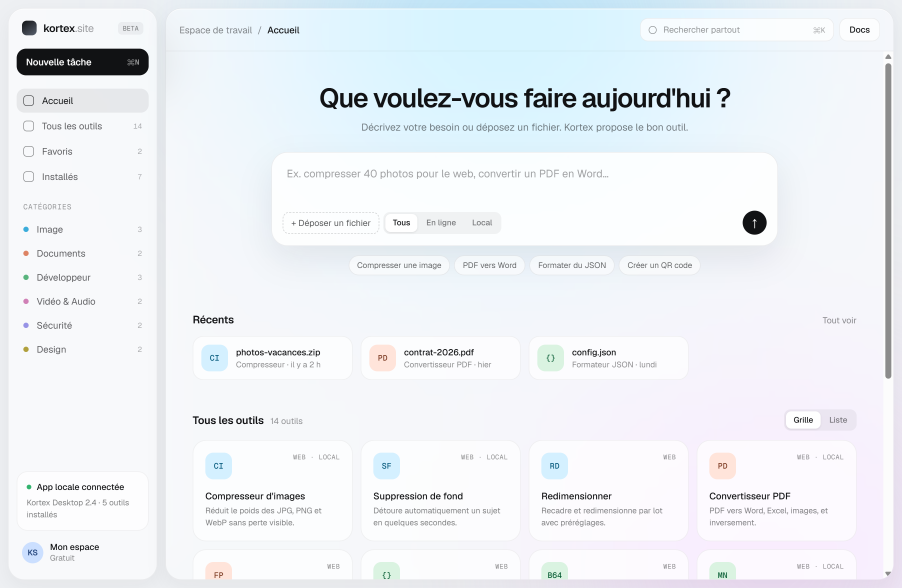
#> input picture docs/reference/workspace-selection.png, 2706 x 1764 px (shown at 1/3 size)
$ python compare-workspace.py
#> lines starting #> are read from the running program, lines starting #| are printed output that depends on the picture; long printed decimals are rounded
"""Read-only pixel analysis. Never edits either image or fabricates a reference."""
import json
import math
import hashlib
import argparse
from pathlib import Path
import numpy as np
from PIL import Image

ROOT = Path(__file__).resolve().parents[1]

def lab(rgb):
    values = [v / 255 for v in rgb]
    r, g, b = [v / 12.92 if v <= .04045 else ((v + .055) / 1.055) ** 2.4 for v in values]
    xyz = [(r * .4124564 + g * .3575761 + b * .1804375) / .95047,
           r * .2126729 + g * .7151522 + b * .0721750,
           (r * .0193339 + g * .1191920 + b * .9503041) / 1.08883]
    x, y, z = [v ** (1 / 3) if v > 216 / 24389 else (24389 / 27 * v + 16) / 116 for v in xyz]
    return (116 * y - 16, 500 * (x - y), 200 * (y - z))

def delta_e(first, second):
    l1, a1, b1 = first
    l2, a2, b2 = second
    c1, c2 = math.hypot(a1, b1), math.hypot(a2, b2)
    mean_c = (c1 + c2) / 2
    g = (1 - math.sqrt(mean_c ** 7 / (mean_c ** 7 + 25 ** 7))) / 2
    ap1, ap2 = (1 + g) * a1, (1 + g) * a2
    cp1, cp2 = math.hypot(ap1, b1), math.hypot(ap2, b2)
    h1, h2 = math.degrees(math.atan2(b1, ap1)) % 360, math.degrees(math.atan2(b2, ap2)) % 360
    dl, dc = l2 - l1, cp2 - cp1
    dh = 0 if cp1 * cp2 == 0 else h2 - h1
    if dh > 180:
        dh -= 360
    elif dh < -180:
        dh += 360
    dh = 2 * math.sqrt(cp1 * cp2) * math.sin(math.radians(dh / 2))
    lm, cm = (l1 + l2) / 2, (cp1 + cp2) / 2
    if cp1 * cp2 == 0:
        hm = h1 + h2
    elif abs(h1 - h2) <= 180:
        hm = (h1 + h2) / 2
    elif h1 + h2 < 360:
        hm = (h1 + h2 + 360) / 2
    else:
        hm = (h1 + h2 - 360) / 2
    cos = lambda angle: math.cos(math.radians(angle))
    t = 1 - .17 * cos(hm - 30) + .24 * cos(2 * hm) + .32 * cos(3 * hm + 6) - .20 * cos(4 * hm - 63)
    sl = 1 + .015 * (lm - 50) ** 2 / math.sqrt(20 + (lm - 50) ** 2)
    sc, sh = 1 + .045 * cm, 1 + .015 * cm * t
    rt = -2 * math.sqrt(cm ** 7 / (cm ** 7 + 25 ** 7)) * math.sin(math.radians(60 * math.exp(-((hm - 275) / 25) ** 2)))
    return math.sqrt((dl / sl) ** 2 + (dc / sc) ** 2 + (dh / sh) ** 2 + rt * dc / sc * dh / sh)

def compare(render_file='docs/evidence/workspace-chromium-reference.png', output_file='docs/evidence/workspace-comparison.json'):
    # Published Sharma/Wu/Dalal pairs, plus symmetry. doi:10.1002/col.20070.
#> called with output_file = 'docs/evidence/workspace-comparison.json'
    for first, expected in [((50, 2.6772, -79.7751), 2.0425), ((50, 3.1571, -77.2803), 2.8615), ((50, 2.8361, -74.0200), 3.4412)]:
        second = (50, 0, -82.7485)
        assert abs(delta_e(first, second) - expected) < .0001
        assert abs(delta_e(first, second) - delta_e(second, first)) < 1e-10
    source_path = ROOT / 'docs/reference/workspace-selection.png'
    render_path = ROOT / render_file
    source = np.asarray(Image.open(source_path).convert('RGB'), dtype=float)
    render = np.asarray(Image.open(render_path).convert('RGB'), dtype=float)
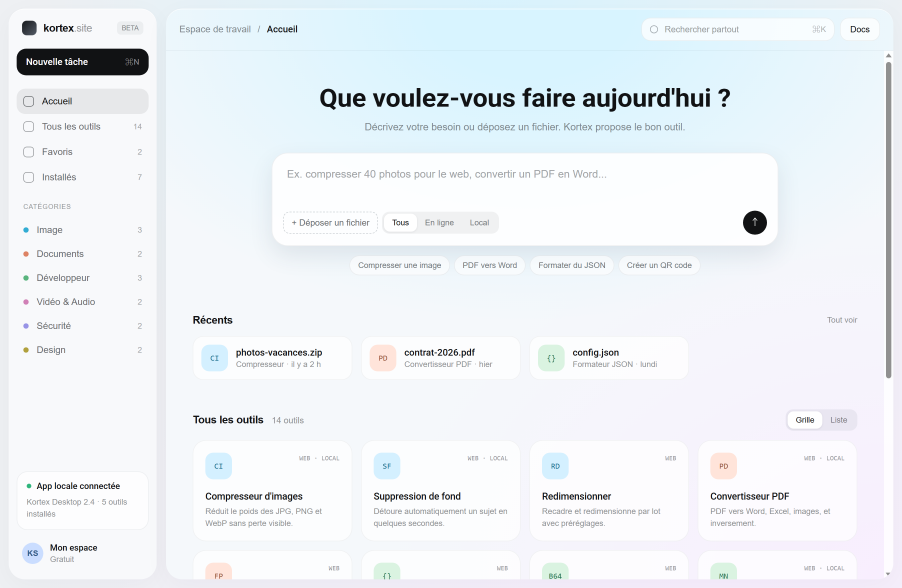
#> input picture docs/evidence/workspace-chromium-reference.png, 2706 x 1764 px (shown at 1/3 size)
    assert source.shape == render.shape == (1764, 2706, 3)
    points = {'outer': (0, 0), 'sidebar': (200, 1100), 'selected_navigation': (200, 280),
              'cyan': (1600, 200), 'upper_left': (600, 200), 'composer': (1000, 600),
              'neutral': (600, 900), 'lilac': (2550, 1650),
              'image_icon': (630, 1385), 'document_icon': (2160, 1385), 'developer_icon': (1150, 1690)}
    samples = []
    for name, (x, y) in points.items():
        a, b = source[y, x], render[y, x]
        samples.append({'name': name, 'position': [x, y], 'reference_rgb': a.tolist(), 'render_rgb': b.tolist(), 'ciede2000': round(delta_e(lab(a), lab(b)), 5)})
#> this loop made 11 passes
#> a on passes 1 to 7: [238, 240, 243], [248, 249, 251], [231, 232, 234], [216, 244, 255], [240, 246, 251], [252, 254, 255], [245, 248, 250]
#> after the loop, samples = 11 items
    difference = abs(source - render)
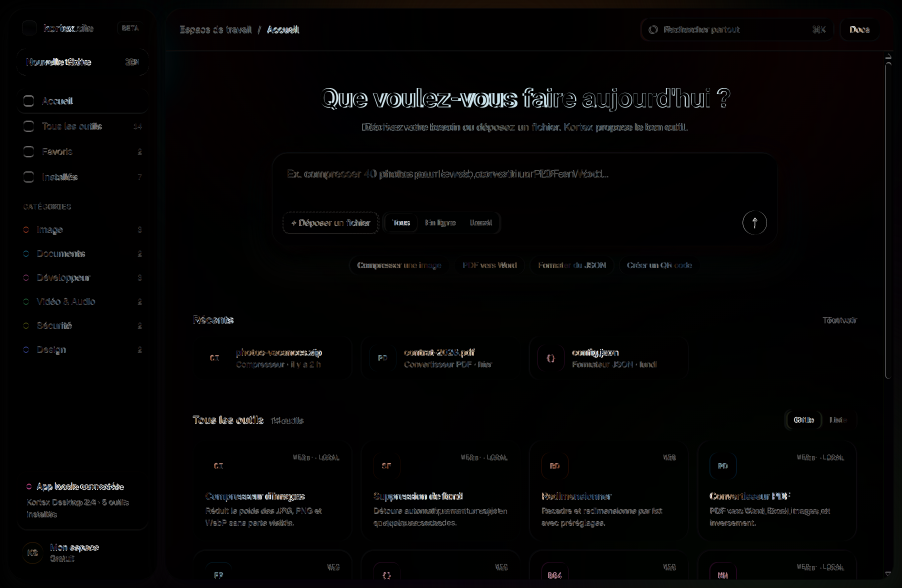
#> difference: shape (1764, 2706, 3) float64 (shown at 1/3 size); mean R, G, B 5, 4.4, 4.3
    report = {'reference_sha256': hashlib.sha256(source_path.read_bytes()).hexdigest(),
              'render_sha256': hashlib.sha256(render_path.read_bytes()).hexdigest(),
              'size': [2706, 1764], 'mean_absolute_rgb_error_0_255': round(float(difference.mean()), 6),
              'root_mean_square_rgb_error': round(float(np.sqrt(((source-render)**2).mean())), 6),
              'samples': samples, 'maximum_sample_ciede2000': max(s['ciede2000'] for s in samples),
              'limits': 'RGB error is a descriptive metric, not a perceptual similarity percentage. Sample Delta E only applies to listed flat zones. Original font is unidentified; no perfect pixel identity claimed.'}
    (ROOT / output_file).write_text(json.dumps(report, indent=2) + '\n', encoding='utf8')
    assert report['maximum_sample_ciede2000'] <= 12
    print(json.dumps({'rgb_mae': report['mean_absolute_rgb_error_0_255'], 'max_sample_ciede2000': report['maximum_sample_ciede2000'], 'samples': len(samples)}))
#| {"rgb_mae": 4.589, "max_sample_ciede2000": 2.033, "samples": 11}

if __name__ == '__main__':
    parser = argparse.ArgumentParser()
    parser.add_argument('--render', default='docs/evidence/workspace-chromium-reference.png')
    parser.add_argument('--out', default='docs/evidence/workspace-comparison.json')
    args = parser.parse_args()
    compare(args.render, args.out)
